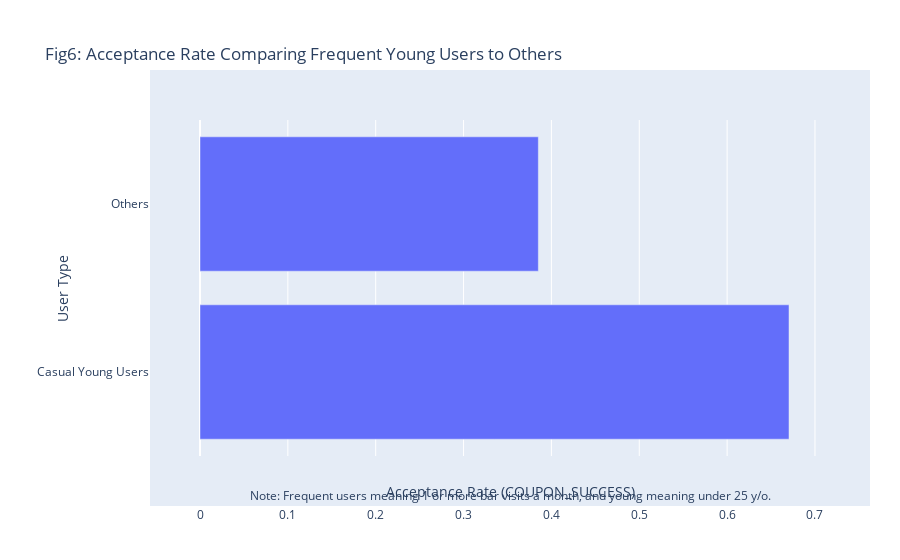

Notebook code cell kept with this figure:
### Markdown cell above
4. Compare the acceptance rate between drivers who go to a bar more than once a month and are over the age of 25 to the all others.  Is there a difference?

### Code cell
# Technically below 21 should not be required if the country was the United States as this would be illegal, but here for completeness.
under_25 = ['below21','21'] 
one_visit_a_month_or_more = ['1~3','4~8','gt8']
bar_coupon_success_for_casual_young_users = data_only_bar_coupon.query("BAR in @one_visit_a_month_or_more & AGE in @under_25")[['COUPON_SUCCESS']].mean().values[0]
bar_coupon_success_for_others = data_only_bar_coupon.query("not (BAR in @one_visit_a_month_or_more & AGE in @under_25)")[['COUPON_SUCCESS']].mean().values[0]

# Create a DataFrame from your variables
bar_coupon_comparison2 = {
    'USER_TYPE': ['Casual Young Users', 'Others'],
    'COUPON_SUCCESS': [bar_coupon_success_for_casual_young_users, bar_coupon_success_for_others]
}
bar_coupon_comparison_df2 = pd.DataFrame(bar_coupon_comparison2)

# Create a bar chart with Plotly
fig6 = px.bar(
    bar_coupon_comparison_df2, 
    y='USER_TYPE', 
    x='COUPON_SUCCESS', 
    title='Fig6: Acceptance Rate Comparing Frequent Young Users to Others', 
    labels={
        "USER_TYPE": "User Type",
        "COUPON_SUCCESS": "Acceptance Rate (COUPON_SUCCESS)"
    }
)
fig6.update_layout(
    annotations=[
        dict(
            x=0.5,
            y=-0.15,
            showarrow=False,
            text="Note: Frequent users meaning 1 or more bar visits a month, and young meaning under 25 y/o.",
            xref="paper",
            yref="paper"
        )
    ],
    margin=dict(
        t=120, # top margin
        pad=50  # padding
    )
)
fig6.show()

### Figure 1 — Plotly figure (JSON) as saved in the notebook; plotly's stock layout.template omitted (floating-point values rounded to 4 significant figures)
{"data": [{"alignmentgroup": "True", "hovertemplate": "Acceptance Rate (COUPON_SUCCESS)=%{x}<br>User Type=%{y}<extra></extra>", "legendgroup": "", "marker": {"color": "#636efa", "pattern": {"shape": ""}}, "name": "", "offsetgroup": "", "orientation": "h", "showlegend": false, "textposition": "auto", "type": "bar", "x": [0.6705, 0.3851], "xaxis": "x", "y": ["Casual Young Users", "Others"], "yaxis": "y"}], "layout": {"annotations": [{"showarrow": false, "text": "Note: Frequent users meaning 1 or more bar visits a month, and young meaning under 25 y/o.", "x": 0.5, "xref": "paper", "y": -0.15, "yref": "paper"}], "autosize": true, "barmode": "relative", "legend": {"tracegroupgap": 0}, "margin": {"pad": 50, "t": 120}, "title": {"text": "Fig6: Acceptance Rate Comparing Frequent Young Users to Others"}, "xaxis": {"anchor": "y", "autorange": true, "domain": [0, 1], "range": [0, 0.7057], "title": {"text": "Acceptance Rate (COUPON_SUCCESS)"}, "type": "linear"}, "yaxis": {"anchor": "x", "autorange": true, "domain": [0, 1], "range": [-0.5, 1.5], "title": {"text": "User Type"}, "type": "category"}}}
